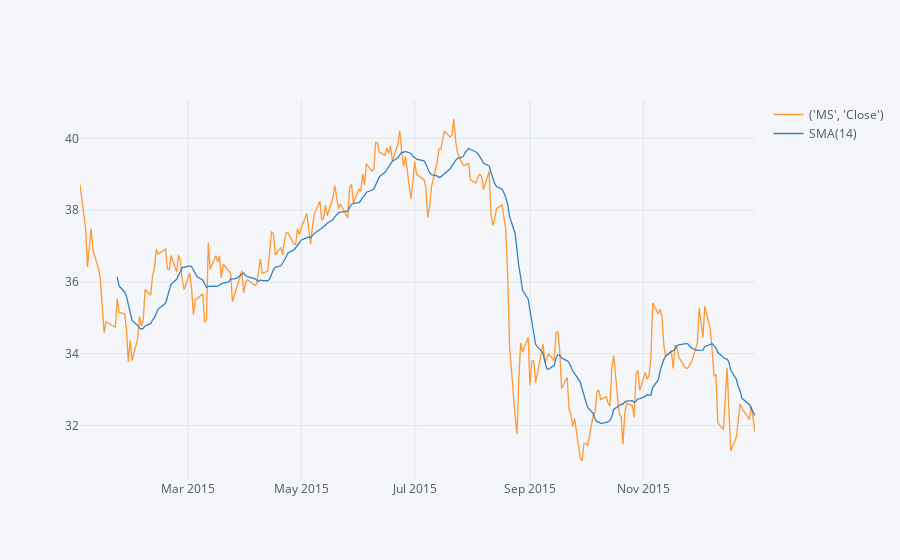

Notebook source saved alongside this figure:
### Markdown cell above
** Create a Simple Moving Averages plot of Morgan Stanley for the year 2015.**

### Code cell
all_banks.xs(("MS", "Close"), axis=1).loc['2015-01-01':'2015-12-31'].ta_plot(study='sma')

### Figure 1 — Plotly figure (JSON) as saved in the notebook; plotly's stock layout.template omitted (floating-point values rounded to 4 significant figures; data arrays with more than 128 entries replaced by an {"elided": "..."} marker saying what was removed)
{"data": [{"line": {"color": "rgba(255, 153, 51, 1.0)", "dash": "solid", "shape": "linear", "width": 1.3}, "mode": "lines", "name": "('MS', 'Close')", "text": "", "type": "scatter", "x": {"elided": "252 str values"}, "y": {"elided": "252 float values"}}, {"line": {"color": "rgba(55, 128, 191, 1.0)", "dash": "solid", "shape": "linear", "width": 1.3}, "mode": "lines", "name": "SMA(14)", "text": "", "type": "scatter", "x": {"elided": "252 str values"}, "y": {"elided": "252 mixed values"}}], "layout": {"legend": {"bgcolor": "#F5F6F9", "font": {"color": "#4D5663"}}, "paper_bgcolor": "#F5F6F9", "plot_bgcolor": "#F5F6F9", "title": {"font": {"color": "#4D5663"}}, "xaxis": {"gridcolor": "#E1E5ED", "showgrid": true, "tickfont": {"color": "#4D5663"}, "title": {"font": {"color": "#4D5663"}, "text": ""}, "zerolinecolor": "#E1E5ED"}, "yaxis": {"gridcolor": "#E1E5ED", "showgrid": true, "tickfont": {"color": "#4D5663"}, "title": {"font": {"color": "#4D5663"}, "text": ""}, "zerolinecolor": "#E1E5ED"}}}
